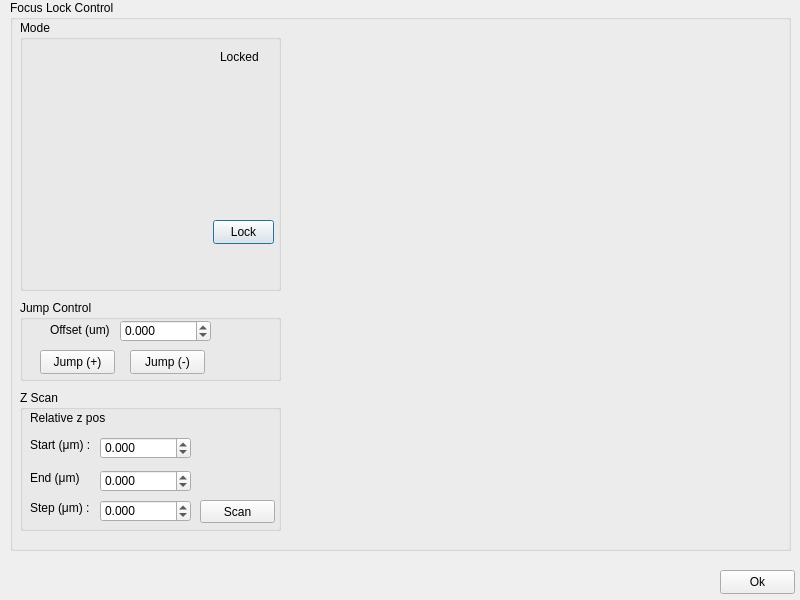
<?xml version="1.0" encoding="UTF-8"?>
<ui version="4.0">
 <class>Dialog</class>
 <widget class="QDialog" name="Dialog">
  <property name="enabled">
   <bool>true</bool>
  </property>
  <property name="geometry">
   <rect>
    <x>0</x>
    <y>0</y>
    <width>800</width>
    <height>600</height>
   </rect>
  </property>
  <property name="sizePolicy">
   <sizepolicy hsizetype="Fixed" vsizetype="Fixed">
    <horstretch>0</horstretch>
    <verstretch>0</verstretch>
   </sizepolicy>
  </property>
  <property name="minimumSize">
   <size>
    <width>800</width>
    <height>520</height>
   </size>
  </property>
  <property name="maximumSize">
   <size>
    <width>800</width>
    <height>600</height>
   </size>
  </property>
  <property name="windowTitle">
   <string>HAL-4000 Focus Lock</string>
  </property>
  <widget class="QGroupBox" name="focusLockBox">
   <property name="geometry">
    <rect>
     <x>10</x>
     <y>0</y>
     <width>781</width>
     <height>551</height>
    </rect>
   </property>
   <property name="title">
    <string>Focus Lock Control</string>
   </property>
   <widget class="QGroupBox" name="modeBox">
    <property name="geometry">
     <rect>
      <x>10</x>
      <y>20</y>
      <width>261</width>
      <height>271</height>
     </rect>
    </property>
    <property name="title">
     <string>Mode</string>
    </property>
    <widget class="QPushButton" name="lockButton">
     <property name="geometry">
      <rect>
       <x>193</x>
       <y>200</y>
       <width>61</width>
       <height>24</height>
      </rect>
     </property>
     <property name="text">
      <string>Lock</string>
     </property>
    </widget>
    <widget class="QLabel" name="lockLabel">
     <property name="geometry">
      <rect>
       <x>200</x>
       <y>30</y>
       <width>46</width>
       <height>14</height>
      </rect>
     </property>
     <property name="text">
      <string>Locked</string>
     </property>
    </widget>
    <widget class="QWidget" name="modeWidget" native="true">
     <property name="geometry">
      <rect>
       <x>7</x>
       <y>12</y>
       <width>161</width>
       <height>241</height>
      </rect>
     </property>
    </widget>
   </widget>
   <widget class="QGroupBox" name="jumpControlBox">
    <property name="geometry">
     <rect>
      <x>10</x>
      <y>300</y>
      <width>261</width>
      <height>81</height>
     </rect>
    </property>
    <property name="title">
     <string>Jump Control</string>
    </property>
    <widget class="QLabel" name="jumpLabel">
     <property name="geometry">
      <rect>
       <x>30</x>
       <y>22</y>
       <width>61</width>
       <height>16</height>
      </rect>
     </property>
     <property name="text">
      <string>Offset (um)</string>
     </property>
    </widget>
    <widget class="QPushButton" name="jumpPButton">
     <property name="geometry">
      <rect>
       <x>20</x>
       <y>50</y>
       <width>75</width>
       <height>24</height>
      </rect>
     </property>
     <property name="text">
      <string>Jump (+)</string>
     </property>
    </widget>
    <widget class="QDoubleSpinBox" name="jumpSpinBox">
     <property name="geometry">
      <rect>
       <x>100</x>
       <y>20</y>
       <width>91</width>
       <height>22</height>
      </rect>
     </property>
     <property name="decimals">
      <number>3</number>
     </property>
     <property name="minimum">
      <double>-100.000000000000000</double>
     </property>
     <property name="maximum">
      <double>100.000000000000000</double>
     </property>
     <property name="singleStep">
      <double>0.005000000000000</double>
     </property>
    </widget>
    <widget class="QPushButton" name="jumpNButton">
     <property name="geometry">
      <rect>
       <x>110</x>
       <y>50</y>
       <width>75</width>
       <height>24</height>
      </rect>
     </property>
     <property name="text">
      <string>Jump (-)</string>
     </property>
    </widget>
   </widget>
   <widget class="QWidget" name="lockDisplayWidget" native="true">
    <property name="geometry">
     <rect>
      <x>280</x>
      <y>30</y>
      <width>491</width>
      <height>431</height>
     </rect>
    </property>
   </widget>
   <widget class="QGroupBox" name="zScanBox">
    <property name="geometry">
     <rect>
      <x>10</x>
      <y>390</y>
      <width>261</width>
      <height>141</height>
     </rect>
    </property>
    <property name="title">
     <string>Z Scan</string>
    </property>
    <widget class="QDoubleSpinBox" name="zScanStartSpinBox">
     <property name="geometry">
      <rect>
       <x>80</x>
       <y>47</y>
       <width>91</width>
       <height>22</height>
      </rect>
     </property>
     <property name="decimals">
      <number>3</number>
     </property>
     <property name="minimum">
      <double>-100.000000000000000</double>
     </property>
     <property name="maximum">
      <double>100.000000000000000</double>
     </property>
     <property name="singleStep">
      <double>0.005000000000000</double>
     </property>
    </widget>
    <widget class="QLabel" name="zStartLabel">
     <property name="geometry">
      <rect>
       <x>10</x>
       <y>47</y>
       <width>61</width>
       <height>16</height>
      </rect>
     </property>
     <property name="text">
      <string>Start (μm) :</string>
     </property>
    </widget>
    <widget class="QLabel" name="zRelativeLabel">
     <property name="geometry">
      <rect>
       <x>10</x>
       <y>20</y>
       <width>81</width>
       <height>16</height>
      </rect>
     </property>
     <property name="text">
      <string>Relative z pos</string>
     </property>
    </widget>
    <widget class="QDoubleSpinBox" name="zScanEndSpinBox">
     <property name="geometry">
      <rect>
       <x>80</x>
       <y>80</y>
       <width>91</width>
       <height>22</height>
      </rect>
     </property>
     <property name="decimals">
      <number>3</number>
     </property>
     <property name="minimum">
      <double>-100.000000000000000</double>
     </property>
     <property name="maximum">
      <double>100.000000000000000</double>
     </property>
     <property name="singleStep">
      <double>0.005000000000000</double>
     </property>
    </widget>
    <widget class="QLabel" name="zEndLabel">
     <property name="geometry">
      <rect>
       <x>10</x>
       <y>80</y>
       <width>51</width>
       <height>16</height>
      </rect>
     </property>
     <property name="text">
      <string>End (μm) :</string>
     </property>
    </widget>
    <widget class="QLabel" name="zStepLable">
     <property name="geometry">
      <rect>
       <x>10</x>
       <y>110</y>
       <width>61</width>
       <height>16</height>
      </rect>
     </property>
     <property name="text">
      <string>Step (μm) :</string>
     </property>
    </widget>
    <widget class="QDoubleSpinBox" name="zScanStepSpinBox">
     <property name="geometry">
      <rect>
       <x>80</x>
       <y>110</y>
       <width>91</width>
       <height>22</height>
      </rect>
     </property>
     <property name="decimals">
      <number>3</number>
     </property>
     <property name="minimum">
      <double>-100.000000000000000</double>
     </property>
     <property name="maximum">
      <double>100.000000000000000</double>
     </property>
     <property name="singleStep">
      <double>0.005000000000000</double>
     </property>
    </widget>
    <widget class="QPushButton" name="pushButton">
     <property name="geometry">
      <rect>
       <x>180</x>
       <y>110</y>
       <width>75</width>
       <height>23</height>
      </rect>
     </property>
     <property name="text">
      <string>Scan</string>
     </property>
    </widget>
   </widget>
  </widget>
  <widget class="QPushButton" name="okButton">
   <property name="geometry">
    <rect>
     <x>720</x>
     <y>570</y>
     <width>75</width>
     <height>24</height>
    </rect>
   </property>
   <property name="text">
    <string>Ok</string>
   </property>
  </widget>
 </widget>
 <resources/>
 <connections/>
</ui>
